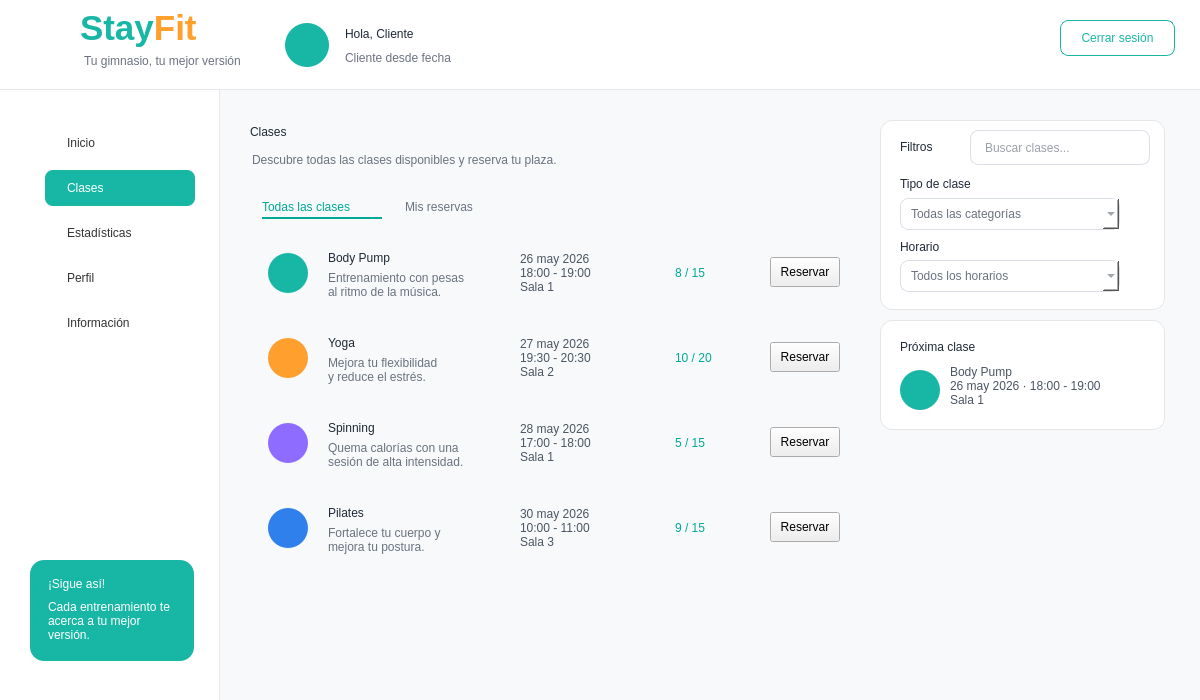
<?xml version="1.0" encoding="UTF-8"?>
<ui version="4.0">
 <class>MainWindow</class>
 <widget class="QMainWindow" name="MainWindow">
  <property name="geometry">
   <rect>
    <x>0</x>
    <y>0</y>
    <width>1200</width>
    <height>700</height>
   </rect>
  </property>
  <property name="windowTitle">
   <string>StayFit - Clases</string>
  </property>
  <property name="styleSheet">
   <string notr="true">
QMainWindow { background-color: #F7F9FA; }
QLabel { background: transparent; color: #1F2937; font-family: &quot;Segoe UI&quot;; }
QPushButton { font-family: &quot;Segoe UI&quot;; }
QFrame#frameHeader { background-color: white; border-bottom: 1px solid #E5E7EB; }
QFrame#frameMenu { background-color: white; border-right: 1px solid #E5E7EB; }
QFrame#frameContenido { background-color: #F7F9FA; border: none; }
QFrame#cardFiltros, QFrame#cardHorario, QFrame#cardProxima, QFrame#cardInfo, QFrame#cardSigue { background-color: white; border: 1px solid #E6E6E6; border-radius: 12px; }
QFrame[class=&quot;classCard&quot;] { background-color: white; border: 1px solid #E6E6E6; border-radius: 12px; }
QPushButton#btnClases { background-color: #18B7A5; color: white; border-radius: 8px; text-align: left; padding-left: 22px; font: bold 11pt &quot;Segoe UI&quot;; }
QPushButton#btnInicio, QPushButton#btnInscripciones, QPushButton#btnPagos, QPushButton#btnEstadisticas, QPushButton#btnCalorias, QPushButton#btnPerfil, QPushButton#btnInformacion { background-color: transparent; color: #333333; border: none; text-align: left; padding-left: 22px; font: 11pt &quot;Segoe UI&quot;; }
QPushButton#btnInicio:hover, QPushButton#btnInscripciones:hover, QPushButton#btnPagos:hover, QPushButton#btnEstadisticas:hover, QPushButton#btnCalorias:hover, QPushButton#btnPerfil:hover, QPushButton#btnInformacion:hover { background-color: #E6F7F5; border-radius: 8px; }
QPushButton#btnCerrarSesion { background-color: white; color: #18B7A5; border: 1px solid #18B7A5; border-radius: 8px; font: bold 10pt &quot;Segoe UI&quot;; }
QPushButton[class=&quot;btnReservar&quot;] { background-color: #18B7A5; color: white; border: none; border-radius: 8px; font: bold 9pt &quot;Segoe UI&quot;; }
QPushButton[class=&quot;btnSecundario&quot;] { background-color: white; color: #18B7A5; border: 1px solid #18B7A5; border-radius: 8px; font: bold 9pt &quot;Segoe UI&quot;; }
QLineEdit { background-color: white; border: 1px solid #D9DEE7; border-radius: 8px; padding-left: 12px; font: 9pt &quot;Segoe UI&quot;; color: #374151; }
QComboBox { background-color: white; border: 1px solid #D9DEE7; border-radius: 8px; padding-left: 10px; font: 9pt &quot;Segoe UI&quot;; color: #6B7280; }
   </string>
  </property>
  <widget class="QWidget" name="centralwidget">
   <widget class="QFrame" name="frameHeader">
    <property name="geometry">
     <rect>
      <x>0</x>
      <y>0</y>
      <width>1200</width>
      <height>90</height>
     </rect>
    </property>
    <widget class="QLabel" name="lblLogoIcono">
     <property name="geometry">
      <rect>
       <x>18</x>
       <y>10</y>
       <width>65</width>
       <height>65</height>
      </rect>
     </property>
     <property name="text">
      <string/>
     </property>
     <property name="pixmap">
      <pixmap resource="../imagenes/recursos.qrc">:/newPrefix/logo_stayfit.png</pixmap>
     </property>
     <property name="scaledContents">
      <bool>true</bool>
     </property>
    </widget>
    <widget class="QLabel" name="labelStayFitHeader">
     <property name="geometry">
      <rect>
       <x>80</x>
       <y>8</y>
       <width>170</width>
       <height>40</height>
      </rect>
     </property>
     <property name="text">
      <string>&lt;html&gt;&lt;body&gt;&lt;span style=&quot;font-size:26pt; font-weight:700; color:#18B7A5;&quot;&gt;Stay&lt;/span&gt;&lt;span style=&quot;font-size:26pt; font-weight:700; color:#FF9F2E;&quot;&gt;Fit&lt;/span&gt;&lt;/body&gt;&lt;/html&gt;</string>
     </property>
    </widget>
    <widget class="QLabel" name="labelSubtituloHeader">
     <property name="geometry">
      <rect>
       <x>84</x>
       <y>52</y>
       <width>180</width>
       <height>18</height>
      </rect>
     </property>
     <property name="styleSheet">
      <string notr="true">color:#6B7280; font:9pt &quot;Segoe UI&quot;;</string>
     </property>
     <property name="text">
      <string>Tu gimnasio, tu mejor versión</string>
     </property>
    </widget>
    <widget class="QLabel" name="lblNombreCliente">
     <property name="geometry">
      <rect>
       <x>345</x>
       <y>22</y>
       <width>270</width>
       <height>24</height>
      </rect>
     </property>
     <property name="styleSheet">
      <string notr="true">font:bold 13pt &quot;Segoe UI&quot;; color:#1F2937;</string>
     </property>
     <property name="text">
      <string>Hola, Cliente</string>
     </property>
    </widget>
    <widget class="QLabel" name="lblFechaAltaCliente">
     <property name="geometry">
      <rect>
       <x>345</x>
       <y>48</y>
       <width>250</width>
       <height>20</height>
      </rect>
     </property>
     <property name="styleSheet">
      <string notr="true">font:10pt &quot;Segoe UI&quot;; color:#6B7280;</string>
     </property>
     <property name="text">
      <string>Cliente desde fecha</string>
     </property>
    </widget>
    <widget class="QPushButton" name="btnCerrarSesion">
     <property name="geometry">
      <rect>
       <x>1060</x>
       <y>20</y>
       <width>115</width>
       <height>36</height>
      </rect>
     </property>
     <property name="text">
      <string>Cerrar sesión</string>
     </property>
    </widget>
    <widget class="QLabel" name="lblAvatarCliente">
     <property name="geometry">
      <rect>
       <x>285</x>
       <y>23</y>
       <width>44</width>
       <height>44</height>
      </rect>
     </property>
     <property name="styleSheet">
      <string notr="true">background-color: #18B7A5; color: white; border-radius: 22px; font: 20pt &quot;Segoe UI Emoji&quot;;</string>
     </property>
     <property name="text">
      <string/>
     </property>
     <property name="pixmap">
      <pixmap resource="../imagenes/recursos.qrc">:/newPrefix/usuario.png</pixmap>
     </property>
     <property name="scaledContents">
      <bool>true</bool>
     </property>
    </widget>
   </widget>
   <widget class="QFrame" name="frameMenu">
    <property name="geometry">
     <rect>
      <x>0</x>
      <y>90</y>
      <width>220</width>
      <height>610</height>
     </rect>
    </property>
    <widget class="QPushButton" name="btnInicio">
     <property name="geometry">
      <rect>
       <x>45</x>
       <y>35</y>
       <width>150</width>
       <height>36</height>
      </rect>
     </property>
     <property name="text">
      <string>Inicio</string>
     </property>
    </widget>
    <widget class="QPushButton" name="btnClases">
     <property name="geometry">
      <rect>
       <x>45</x>
       <y>80</y>
       <width>150</width>
       <height>36</height>
      </rect>
     </property>
     <property name="text">
      <string>Clases</string>
     </property>
    </widget>
    <widget class="QPushButton" name="btnEstadisticas">
     <property name="geometry">
      <rect>
       <x>45</x>
       <y>125</y>
       <width>150</width>
       <height>36</height>
      </rect>
     </property>
     <property name="text">
      <string>Estadísticas</string>
     </property>
    </widget>
    <widget class="QPushButton" name="btnPerfil">
     <property name="geometry">
      <rect>
       <x>45</x>
       <y>170</y>
       <width>150</width>
       <height>36</height>
      </rect>
     </property>
     <property name="text">
      <string>Perfil</string>
     </property>
    </widget>
    <widget class="QPushButton" name="btnInformacion">
     <property name="geometry">
      <rect>
       <x>45</x>
       <y>215</y>
       <width>150</width>
       <height>36</height>
      </rect>
     </property>
     <property name="text">
      <string>Información</string>
     </property>
    </widget>
    <widget class="QFrame" name="cardSigue">
     <property name="geometry">
      <rect>
       <x>30</x>
       <y>470</y>
       <width>164</width>
       <height>101</height>
      </rect>
     </property>
     <property name="styleSheet">
      <string notr="true">QFrame#cardSigue { background-color:#18B7A5; border-radius:14px; border:none; }</string>
     </property>
     <widget class="QLabel" name="lblSigue">
      <property name="geometry">
       <rect>
        <x>18</x>
        <y>12</y>
        <width>130</width>
        <height>24</height>
       </rect>
      </property>
      <property name="styleSheet">
       <string notr="true">color:white; font:bold 11pt &quot;Segoe UI&quot;;</string>
      </property>
      <property name="text">
       <string>¡Sigue así!</string>
      </property>
     </widget>
     <widget class="QLabel" name="lblSigueTexto">
      <property name="geometry">
       <rect>
        <x>18</x>
        <y>35</y>
        <width>130</width>
        <height>51</height>
       </rect>
      </property>
      <property name="styleSheet">
       <string notr="true">color:white; font:9pt &quot;Segoe UI&quot;;</string>
      </property>
      <property name="text">
       <string>Cada entrenamiento te acerca a tu mejor versión.</string>
      </property>
      <property name="wordWrap">
       <bool>true</bool>
      </property>
     </widget>
    </widget>
    <widget class="QLabel" name="icoInicio">
     <property name="geometry">
      <rect>
       <x>20</x>
       <y>40</y>
       <width>20</width>
       <height>20</height>
      </rect>
     </property>
     <property name="pixmap">
      <pixmap resource="../imagenes/recursos.qrc">:/newPrefix/casa_inicio.png</pixmap>
     </property>
     <property name="scaledContents">
      <bool>true</bool>
     </property>
    </widget>
    <widget class="QLabel" name="icoClases">
     <property name="geometry">
      <rect>
       <x>10</x>
       <y>85</y>
       <width>22</width>
       <height>22</height>
      </rect>
     </property>
     <property name="pixmap">
      <pixmap resource="../imagenes/recursos.qrc">:/newPrefix/calendario.png</pixmap>
     </property>
     <property name="scaledContents">
      <bool>true</bool>
     </property>
    </widget>
    <widget class="QLabel" name="icoEst">
     <property name="geometry">
      <rect>
       <x>20</x>
       <y>130</y>
       <width>25</width>
       <height>25</height>
      </rect>
     </property>
     <property name="pixmap">
      <pixmap resource="../imagenes/recursos.qrc">:/newPrefix/grafico-de-barras.png</pixmap>
     </property>
     <property name="scaledContents">
      <bool>true</bool>
     </property>
    </widget>
    <widget class="QLabel" name="icoPerfil">
     <property name="geometry">
      <rect>
       <x>20</x>
       <y>175</y>
       <width>23</width>
       <height>23</height>
      </rect>
     </property>
     <property name="pixmap">
      <pixmap resource="../imagenes/recursos.qrc">:/newPrefix/usuario.png</pixmap>
     </property>
     <property name="scaledContents">
      <bool>true</bool>
     </property>
    </widget>
    <widget class="QLabel" name="icoInfo">
     <property name="geometry">
      <rect>
       <x>20</x>
       <y>220</y>
       <width>23</width>
       <height>23</height>
      </rect>
     </property>
     <property name="pixmap">
      <pixmap resource="../imagenes/recursos.qrc">:/newPrefix/informacion.png</pixmap>
     </property>
     <property name="scaledContents">
      <bool>true</bool>
     </property>
    </widget>
   </widget>
   <widget class="QFrame" name="frameContenido">
    <property name="geometry">
     <rect>
      <x>220</x>
      <y>90</y>
      <width>980</width>
      <height>610</height>
     </rect>
    </property>
    <widget class="QLabel" name="lblTituloClases">
     <property name="geometry">
      <rect>
       <x>30</x>
       <y>25</y>
       <width>200</width>
       <height>34</height>
      </rect>
     </property>
     <property name="styleSheet">
      <string notr="true">font:bold 20pt &quot;Segoe UI&quot;; color:#1F2937;</string>
     </property>
     <property name="text">
      <string>Clases</string>
     </property>
    </widget>
    <widget class="QLabel" name="lblSubClases">
     <property name="geometry">
      <rect>
       <x>32</x>
       <y>60</y>
       <width>470</width>
       <height>20</height>
      </rect>
     </property>
     <property name="styleSheet">
      <string notr="true">font:9pt &quot;Segoe UI&quot;; color:#6B7280;</string>
     </property>
     <property name="text">
      <string>Descubre todas las clases disponibles y reserva tu plaza.</string>
     </property>
    </widget>
    <widget class="QLabel" name="lblTabTodas">
     <property name="geometry">
      <rect>
       <x>42</x>
       <y>105</y>
       <width>120</width>
       <height>24</height>
      </rect>
     </property>
     <property name="styleSheet">
      <string notr="true">font:bold 10pt &quot;Segoe UI&quot;; color:#00A896; border-bottom:2px solid #00A896;</string>
     </property>
     <property name="text">
      <string>Todas las clases</string>
     </property>
    </widget>
    <widget class="QLabel" name="lblTabRes">
     <property name="geometry">
      <rect>
       <x>185</x>
       <y>105</y>
       <width>100</width>
       <height>24</height>
      </rect>
     </property>
     <property name="styleSheet">
      <string notr="true">font:10pt &quot;Segoe UI&quot;; color:#6B7280;</string>
     </property>
     <property name="text">
      <string>Mis reservas</string>
     </property>
    </widget>
    <widget class="QFrame" name="cardClase1">
     <property name="geometry">
      <rect>
       <x>30</x>
       <y>145</y>
       <width>610</width>
       <height>74</height>
      </rect>
     </property>
     <property name="class" stdset="0">
      <string>classCard</string>
     </property>
     <widget class="QLabel" name="icoClase1">
      <property name="geometry">
       <rect>
        <x>18</x>
        <y>18</y>
        <width>40</width>
        <height>40</height>
       </rect>
      </property>
      <property name="styleSheet">
       <string notr="true">background-color:#18B7A5; border-radius:20px;</string>
      </property>
      <property name="pixmap">
       <pixmap resource="../imagenes/recursos.qrc">:/newPrefix/peso.png</pixmap>
      </property>
      <property name="scaledContents">
       <bool>true</bool>
      </property>
     </widget>
     <widget class="QLabel" name="lblClase1">
      <property name="geometry">
       <rect>
        <x>78</x>
        <y>12</y>
        <width>150</width>
        <height>22</height>
       </rect>
      </property>
      <property name="styleSheet">
       <string notr="true">font:bold 11pt &quot;Segoe UI&quot;;</string>
      </property>
      <property name="text">
       <string>Body Pump</string>
      </property>
     </widget>
     <widget class="QLabel" name="lblDesc1">
      <property name="geometry">
       <rect>
        <x>78</x>
        <y>35</y>
        <width>165</width>
        <height>30</height>
       </rect>
      </property>
      <property name="styleSheet">
       <string notr="true">font:8pt &quot;Segoe UI&quot;; color:#6B7280;</string>
      </property>
      <property name="text">
       <string>Entrenamiento con pesas
al ritmo de la música.</string>
      </property>
     </widget>
     <widget class="QLabel" name="lblFecha1">
      <property name="geometry">
       <rect>
        <x>270</x>
        <y>15</y>
        <width>130</width>
        <height>46</height>
       </rect>
      </property>
      <property name="styleSheet">
       <string notr="true">font:8pt &quot;Segoe UI&quot;; color:#4B5563;</string>
      </property>
      <property name="text">
       <string>26 may 2026
18:00 - 19:00
Sala 1</string>
      </property>
     </widget>
     <widget class="QLabel" name="lblPlazas1">
      <property name="geometry">
       <rect>
        <x>425</x>
        <y>20</y>
        <width>70</width>
        <height>35</height>
       </rect>
      </property>
      <property name="styleSheet">
       <string notr="true">font:bold 13pt &quot;Segoe UI&quot;; color:#00A896;</string>
      </property>
      <property name="text">
       <string>8 / 15</string>
      </property>
     </widget>
     <widget class="QPushButton" name="btnReservar1">
      <property name="geometry">
       <rect>
        <x>520</x>
        <y>22</y>
        <width>70</width>
        <height>30</height>
       </rect>
      </property>
      <property name="text">
       <string>Reservar</string>
      </property>
      <property name="class" stdset="0">
       <string>btnReservar</string>
      </property>
     </widget>
    </widget>
    <widget class="QFrame" name="cardClase2">
     <property name="geometry">
      <rect>
       <x>30</x>
       <y>230</y>
       <width>610</width>
       <height>74</height>
      </rect>
     </property>
     <property name="class" stdset="0">
      <string>classCard</string>
     </property>
     <widget class="QLabel" name="icoClase2">
      <property name="geometry">
       <rect>
        <x>18</x>
        <y>18</y>
        <width>40</width>
        <height>40</height>
       </rect>
      </property>
      <property name="styleSheet">
       <string notr="true">background-color:#FF9F2E; border-radius:20px;</string>
      </property>
      <property name="pixmap">
       <pixmap resource="../imagenes/recursos.qrc">:/newPrefix/yoga.png</pixmap>
      </property>
      <property name="scaledContents">
       <bool>true</bool>
      </property>
     </widget>
     <widget class="QLabel" name="lblClase2">
      <property name="geometry">
       <rect>
        <x>78</x>
        <y>12</y>
        <width>150</width>
        <height>22</height>
       </rect>
      </property>
      <property name="styleSheet">
       <string notr="true">font:bold 11pt &quot;Segoe UI&quot;;</string>
      </property>
      <property name="text">
       <string>Yoga</string>
      </property>
     </widget>
     <widget class="QLabel" name="lblDesc2">
      <property name="geometry">
       <rect>
        <x>78</x>
        <y>35</y>
        <width>165</width>
        <height>30</height>
       </rect>
      </property>
      <property name="styleSheet">
       <string notr="true">font:8pt &quot;Segoe UI&quot;; color:#6B7280;</string>
      </property>
      <property name="text">
       <string>Mejora tu flexibilidad
y reduce el estrés.</string>
      </property>
     </widget>
     <widget class="QLabel" name="lblFecha2">
      <property name="geometry">
       <rect>
        <x>270</x>
        <y>15</y>
        <width>130</width>
        <height>46</height>
       </rect>
      </property>
      <property name="styleSheet">
       <string notr="true">font:8pt &quot;Segoe UI&quot;; color:#4B5563;</string>
      </property>
      <property name="text">
       <string>27 may 2026
19:30 - 20:30
Sala 2</string>
      </property>
     </widget>
     <widget class="QLabel" name="lblPlazas2">
      <property name="geometry">
       <rect>
        <x>425</x>
        <y>20</y>
        <width>70</width>
        <height>35</height>
       </rect>
      </property>
      <property name="styleSheet">
       <string notr="true">font:bold 13pt &quot;Segoe UI&quot;; color:#00A896;</string>
      </property>
      <property name="text">
       <string>10 / 20</string>
      </property>
     </widget>
     <widget class="QPushButton" name="btnReservar2">
      <property name="geometry">
       <rect>
        <x>520</x>
        <y>22</y>
        <width>70</width>
        <height>30</height>
       </rect>
      </property>
      <property name="text">
       <string>Reservar</string>
      </property>
      <property name="class" stdset="0">
       <string>btnReservar</string>
      </property>
     </widget>
    </widget>
    <widget class="QFrame" name="cardClase3">
     <property name="geometry">
      <rect>
       <x>30</x>
       <y>315</y>
       <width>610</width>
       <height>74</height>
      </rect>
     </property>
     <property name="class" stdset="0">
      <string>classCard</string>
     </property>
     <widget class="QLabel" name="icoClase3">
      <property name="geometry">
       <rect>
        <x>18</x>
        <y>18</y>
        <width>40</width>
        <height>40</height>
       </rect>
      </property>
      <property name="styleSheet">
       <string notr="true">background-color:#8E6CFF; border-radius:20px;</string>
      </property>
      <property name="pixmap">
       <pixmap resource="../imagenes/recursos.qrc">:/newPrefix/bicicleta.png</pixmap>
      </property>
      <property name="scaledContents">
       <bool>true</bool>
      </property>
     </widget>
     <widget class="QLabel" name="lblClase3">
      <property name="geometry">
       <rect>
        <x>78</x>
        <y>12</y>
        <width>150</width>
        <height>22</height>
       </rect>
      </property>
      <property name="styleSheet">
       <string notr="true">font:bold 11pt &quot;Segoe UI&quot;;</string>
      </property>
      <property name="text">
       <string>Spinning</string>
      </property>
     </widget>
     <widget class="QLabel" name="lblDesc3">
      <property name="geometry">
       <rect>
        <x>78</x>
        <y>35</y>
        <width>165</width>
        <height>30</height>
       </rect>
      </property>
      <property name="styleSheet">
       <string notr="true">font:8pt &quot;Segoe UI&quot;; color:#6B7280;</string>
      </property>
      <property name="text">
       <string>Quema calorías con una
sesión de alta intensidad.</string>
      </property>
     </widget>
     <widget class="QLabel" name="lblFecha3">
      <property name="geometry">
       <rect>
        <x>270</x>
        <y>15</y>
        <width>130</width>
        <height>46</height>
       </rect>
      </property>
      <property name="styleSheet">
       <string notr="true">font:8pt &quot;Segoe UI&quot;; color:#4B5563;</string>
      </property>
      <property name="text">
       <string>28 may 2026
17:00 - 18:00
Sala 1</string>
      </property>
     </widget>
     <widget class="QLabel" name="lblPlazas3">
      <property name="geometry">
       <rect>
        <x>425</x>
        <y>20</y>
        <width>70</width>
        <height>35</height>
       </rect>
      </property>
      <property name="styleSheet">
       <string notr="true">font:bold 13pt &quot;Segoe UI&quot;; color:#00A896;</string>
      </property>
      <property name="text">
       <string>5 / 15</string>
      </property>
     </widget>
     <widget class="QPushButton" name="btnReservar3">
      <property name="geometry">
       <rect>
        <x>520</x>
        <y>22</y>
        <width>70</width>
        <height>30</height>
       </rect>
      </property>
      <property name="text">
       <string>Reservar</string>
      </property>
      <property name="class" stdset="0">
       <string>btnReservar</string>
      </property>
     </widget>
    </widget>
    <widget class="QFrame" name="cardClase4">
     <property name="geometry">
      <rect>
       <x>30</x>
       <y>400</y>
       <width>610</width>
       <height>74</height>
      </rect>
     </property>
     <property name="class" stdset="0">
      <string>classCard</string>
     </property>
     <widget class="QLabel" name="icoClase4">
      <property name="geometry">
       <rect>
        <x>18</x>
        <y>18</y>
        <width>40</width>
        <height>40</height>
       </rect>
      </property>
      <property name="styleSheet">
       <string notr="true">background-color:#2F80ED; border-radius:20px;</string>
      </property>
      <property name="pixmap">
       <pixmap resource="../imagenes/recursos.qrc">:/newPrefix/pilates.png</pixmap>
      </property>
      <property name="scaledContents">
       <bool>true</bool>
      </property>
     </widget>
     <widget class="QLabel" name="lblClase4">
      <property name="geometry">
       <rect>
        <x>78</x>
        <y>12</y>
        <width>150</width>
        <height>22</height>
       </rect>
      </property>
      <property name="styleSheet">
       <string notr="true">font:bold 11pt &quot;Segoe UI&quot;;</string>
      </property>
      <property name="text">
       <string>Pilates</string>
      </property>
     </widget>
     <widget class="QLabel" name="lblDesc4">
      <property name="geometry">
       <rect>
        <x>78</x>
        <y>35</y>
        <width>165</width>
        <height>30</height>
       </rect>
      </property>
      <property name="styleSheet">
       <string notr="true">font:8pt &quot;Segoe UI&quot;; color:#6B7280;</string>
      </property>
      <property name="text">
       <string>Fortalece tu cuerpo y
mejora tu postura.</string>
      </property>
     </widget>
     <widget class="QLabel" name="lblFecha4">
      <property name="geometry">
       <rect>
        <x>270</x>
        <y>15</y>
        <width>130</width>
        <height>46</height>
       </rect>
      </property>
      <property name="styleSheet">
       <string notr="true">font:8pt &quot;Segoe UI&quot;; color:#4B5563;</string>
      </property>
      <property name="text">
       <string>30 may 2026
10:00 - 11:00
Sala 3</string>
      </property>
     </widget>
     <widget class="QLabel" name="lblPlazas4">
      <property name="geometry">
       <rect>
        <x>425</x>
        <y>20</y>
        <width>70</width>
        <height>35</height>
       </rect>
      </property>
      <property name="styleSheet">
       <string notr="true">font:bold 13pt &quot;Segoe UI&quot;; color:#00A896;</string>
      </property>
      <property name="text">
       <string>9 / 15</string>
      </property>
     </widget>
     <widget class="QPushButton" name="btnReservar4">
      <property name="geometry">
       <rect>
        <x>520</x>
        <y>22</y>
        <width>70</width>
        <height>30</height>
       </rect>
      </property>
      <property name="text">
       <string>Reservar</string>
      </property>
      <property name="class" stdset="0">
       <string>btnReservar</string>
      </property>
     </widget>
    </widget>
    <widget class="QFrame" name="cardFiltros">
     <property name="geometry">
      <rect>
       <x>660</x>
       <y>30</y>
       <width>285</width>
       <height>190</height>
      </rect>
     </property>
     <widget class="QLabel" name="lblFiltros">
      <property name="geometry">
       <rect>
        <x>20</x>
        <y>15</y>
        <width>160</width>
        <height>24</height>
       </rect>
      </property>
      <property name="styleSheet">
       <string notr="true">font:bold 12pt &quot;Segoe UI&quot;;</string>
      </property>
      <property name="text">
       <string>Filtros</string>
      </property>
     </widget>
     <widget class="QLabel" name="lblTipo">
      <property name="geometry">
       <rect>
        <x>20</x>
        <y>55</y>
        <width>120</width>
        <height>18</height>
       </rect>
      </property>
      <property name="text">
       <string>Tipo de clase</string>
      </property>
     </widget>
     <widget class="QComboBox" name="cmbTipo">
      <property name="geometry">
       <rect>
        <x>20</x>
        <y>78</y>
        <width>220</width>
        <height>32</height>
       </rect>
      </property>
      <item>
       <property name="text">
        <string>Todas las categorías</string>
       </property>
      </item>
     </widget>
     <widget class="QLabel" name="lblHorario">
      <property name="geometry">
       <rect>
        <x>20</x>
        <y>118</y>
        <width>120</width>
        <height>18</height>
       </rect>
      </property>
      <property name="text">
       <string>Horario</string>
      </property>
     </widget>
     <widget class="QComboBox" name="cmbHorario">
      <property name="geometry">
       <rect>
        <x>20</x>
        <y>140</y>
        <width>220</width>
        <height>32</height>
       </rect>
      </property>
      <item>
       <property name="text">
        <string>Todos los horarios</string>
       </property>
      </item>
     </widget>
     <widget class="QLineEdit" name="txtBuscarClases">
      <property name="geometry">
       <rect>
        <x>90</x>
        <y>10</y>
        <width>180</width>
        <height>35</height>
       </rect>
      </property>
      <property name="placeholderText">
       <string>Buscar clases...</string>
      </property>
     </widget>
    </widget>
    <widget class="QFrame" name="cardProxima">
     <property name="geometry">
      <rect>
       <x>660</x>
       <y>230</y>
       <width>285</width>
       <height>110</height>
      </rect>
     </property>
     <widget class="QLabel" name="lblProxima">
      <property name="geometry">
       <rect>
        <x>20</x>
        <y>15</y>
        <width>160</width>
        <height>24</height>
       </rect>
      </property>
      <property name="styleSheet">
       <string notr="true">font:bold 11pt &quot;Segoe UI&quot;;</string>
      </property>
      <property name="text">
       <string>Próxima clase</string>
      </property>
     </widget>
     <widget class="QLabel" name="lblProxDatos">
      <property name="geometry">
       <rect>
        <x>70</x>
        <y>45</y>
        <width>181</width>
        <height>42</height>
       </rect>
      </property>
      <property name="styleSheet">
       <string notr="true">font:9pt &quot;Segoe UI&quot;; color:#4B5563;</string>
      </property>
      <property name="text">
       <string>Body Pump
26 may 2026 · 18:00 - 19:00
Sala 1</string>
      </property>
     </widget>
     <widget class="QLabel" name="icoProxima">
      <property name="geometry">
       <rect>
        <x>20</x>
        <y>50</y>
        <width>40</width>
        <height>40</height>
       </rect>
      </property>
      <property name="styleSheet">
       <string notr="true">background-color:#18B7A5; border-radius:20px;</string>
      </property>
      <property name="pixmap">
       <pixmap resource="../imagenes/recursos.qrc">:/newPrefix/peso.png</pixmap>
      </property>
      <property name="scaledContents">
       <bool>true</bool>
      </property>
     </widget>
    </widget>
    <widget class="QLabel" name="label">
     <property name="geometry">
      <rect>
       <x>-2</x>
       <y>-5</y>
       <width>990</width>
       <height>620</height>
      </rect>
     </property>
     <property name="text">
      <string/>
     </property>
     <property name="pixmap">
      <pixmap>:/entrenador/reborde_ola.png</pixmap>
     </property>
     <property name="scaledContents">
      <bool>true</bool>
     </property>
    </widget>
    <widget class="QLabel" name="label_2">
     <property name="geometry">
      <rect>
       <x>0</x>
       <y>0</y>
       <width>990</width>
       <height>620</height>
      </rect>
     </property>
     <property name="text">
      <string/>
     </property>
     <property name="pixmap">
      <pixmap resource="../imagenes/recursos.qrc">:/newPrefix/reborde_ola.png</pixmap>
     </property>
     <property name="scaledContents">
      <bool>true</bool>
     </property>
    </widget>
    <zorder>label_2</zorder>
    <zorder>label</zorder>
    <zorder>lblTituloClases</zorder>
    <zorder>lblSubClases</zorder>
    <zorder>lblTabTodas</zorder>
    <zorder>lblTabRes</zorder>
    <zorder>cardClase1</zorder>
    <zorder>cardClase2</zorder>
    <zorder>cardClase3</zorder>
    <zorder>cardClase4</zorder>
    <zorder>cardFiltros</zorder>
    <zorder>cardProxima</zorder>
   </widget>
  </widget>
 </widget>
 <resources>
  <include location="../imagenes/recursos.qrc"/>
 </resources>
 <connections/>
</ui>
